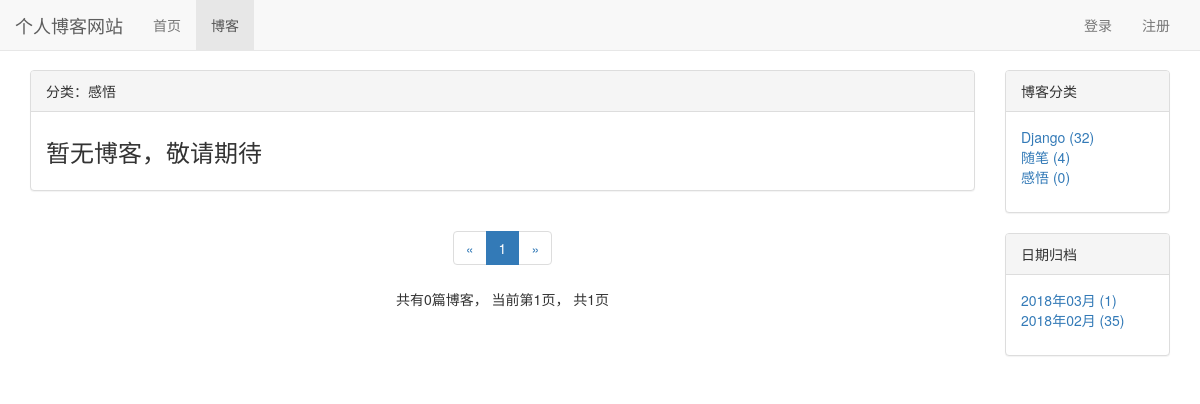
Page /blog/type/3 on the committed database.
### blog/models.py (models this page shows, shortened)
class BlogType(models.Model):
    type_name = models.CharField(max_length=15)

### blog/views.py (the view)
# urls.py: path('type/<int:blog_type_pk>', views.blogs_with_type, name="blogs_with_type"),
def blogs_with_type(request, blog_type_pk):
    blog_type = get_object_or_404(BlogType, pk=blog_type_pk)
    blogs_all_list = Blog.objects.filter(blog_type=blog_type) # 获取所有同类博客
    context = get_blog_list_common_data(request, blogs_all_list)
    context['blog_type'] = blog_type
    return render(request,'blog/blogs_with_type.html', context)

### user/context_processors.py (called while the page is built)
def login_modal_form(request):
    return {'login_modal_form': LoginForm()}

### blog/templates/blog/blogs_with_type.html (shortened to what this page needs)
{% extends 'blog/blog_list.html' %}
{% block blog_list_title %}
    分类：{{ blog_type.type_name }}
{% endblock %}

### blog/templates/blog/blog_list.html (shortened to what this page needs)
{% extends 'base.html' %}
{% block nav_blog_active %}active{% endblock %}
{% load staticfiles %}
{% load comment_tags %}
{% load likes_tags %}
{% block header_extends %}
    <link rel="stylesheet" href="{% static 'blog/blog.css' %}">
{% endblock %}
{% block content %}
    <div class="container">
        <div class="row">
            <div class="col-xs-12 col-sm-8 col-md-9 col-lg-10">
                <div class="panel panel-default">
                    <div class="panel-heading">{% block blog_list_title %}博客列表{% endblock %}</div>
                    <div class="panel-body">
                            {% for blog in blogs %}
                                <div class="blog">
                                    <h3><a href="{% url 'blog_detail' blog.pk %}">{{ blog.title }}</a></h3>
                                    <p class="blog-info">
                                        <span class="glyphicon glyphicon-tag"></span>
                                        <a href="{% url 'blogs_with_type' blog.blog_type.pk %}">
                                            {{ blog.blog_type }}
                                        </a>&nbsp;&nbsp;
                                        <span class="glyphicon glyphicon-time"></span>
                                        {{ blog.create_time|date:"Y-m-d" }}&nbsp;&nbsp;
                                        阅读（{{ blog.get_read_num }}）&nbsp;&nbsp;
                                        评论（{% get_comment_count blog %}）&nbsp;&nbsp;
                                        点赞（{% get_like_count blog %}）
                                    </p>
                                    <p>{{ blog.content|striptags|truncatechars:120 }}</p>
                                </div>
                            {% empty %}
                                <div class="blog">
                                    <h3>暂无博客，敬请期待</h3>
                                </div>
                            {% endfor %}
                    </div>
                </div>
                <div class="paginator">
                    <ul class="pagination">
                        <li>
                            {% if page_of_blogs.has_previous %}
                                <a href="?page={{ page_of_blogs.previous_page_number}}" aria-label="Previous">
                                    <span aria-hidden="true">&laquo;</span>
                                </a>
                            {% else %}
                                <span aria-hidden="true">&laquo;</span>
                            {% endif %}
                        </li>
                        {% for page_num in page_range %}
                            {% if page_num == page_of_blogs.number %}
                                <li class="active"><span>{{ page_num }}</span></li>
                            {% else %}
                                {% if page_num == '...' %}
                                    <li><span>{{ page_num }}</span></li>
                                {% else %}
                                    <li><a href="?page={{ page_num }}">{{ page_num }}</a></li>
                                {% endif %}
                            {% endif %}
                        {% endfor %}
                        <li>
                            {% if page_of_blogs.has_next %}
                                <a href="?page={{ page_of_blogs.next_page_number}}" aria-label="Next">
                                    <span aria-hidden="true">&raquo;</span>
                                </a>
                            {% else %}
                                <span aria-hidden="true">&raquo;</span>
                            {% endif %}
                        </li>
                    </ul>
                    <p>
                        共有{{ page_of_blogs.paginator.count}}篇博客，
                        当前第{{page_of_blogs.number}}页，
                        共{{page_of_blogs.paginator.num_pages}}页
                    </p>
                </div>
            </div>
            <div class="hidden-xs col-sm-4 col-md-3 col-lg-2">
                <div class="panel panel-default">
                    <div class="panel-heading">博客分类</div>
                    <div class="panel-body">
                        <ul class="blog-types">
                            {% for blog_type in blog_types %}
                                <li>
                                    <a href="{% url 'blogs_with_type' blog_type.pk %}">
                                        {{ blog_type.type_name }} ({{ blog_type.blog_count }})
                                    </a>
                                </li>
                            {% empty %}
                                <li>暂无分类</li>
                            {% endfor %}
                        </ul>
                    </div>
                </div>
                <div class="panel panel-default">
                    <div class="panel-heading">日期归档</div>
                    <div class="panel-body">
                        <ul>
                            {% for blog_date, blog_count in blog_dates.items %}
                                <li>
                                    <a href="{% url 'blogs_with_date' blog_date.year blog_date.month %}">
                                        {{ blog_date|date:"Y年m月"}} ({{ blog_count }})
                                    </a>
                                </li>
                            {% endfor %}
                        </ul>
                    </div>
                </div>
            </div>
        </div>
    </div>
{% endblock %}

### static/base.css (style rules this page uses)
* { margin: 0; padding: 0; }
body { margin-top: 70px!important; }
ul { list-style-type: none; }

### blog/static/blog/blog.css (style rules this page uses)
ul.blog-types { list-style-type: none; }
div.blog h3 { margin-top: 0.5em; }
div.paginator { text-align: center; }

### rows in the picture
BlogType: type_name "感悟", blog_count "0"
BlogType: type_name "Django", blog_count "32"
BlogType: type_name "随笔", blog_count "4"

### other values in the picture
{{ page_num }} "1"
{{ page_of_blogs.paginator.count }} "0"
{{ page_of_blogs.number }} "1"
{{ page_of_blogs.paginator.num_pages }} "1"
{{ blog_date|date:"Y年m月" }} "2018年03月" "2018年02月"
{{ blog_count }} "1" "35"
